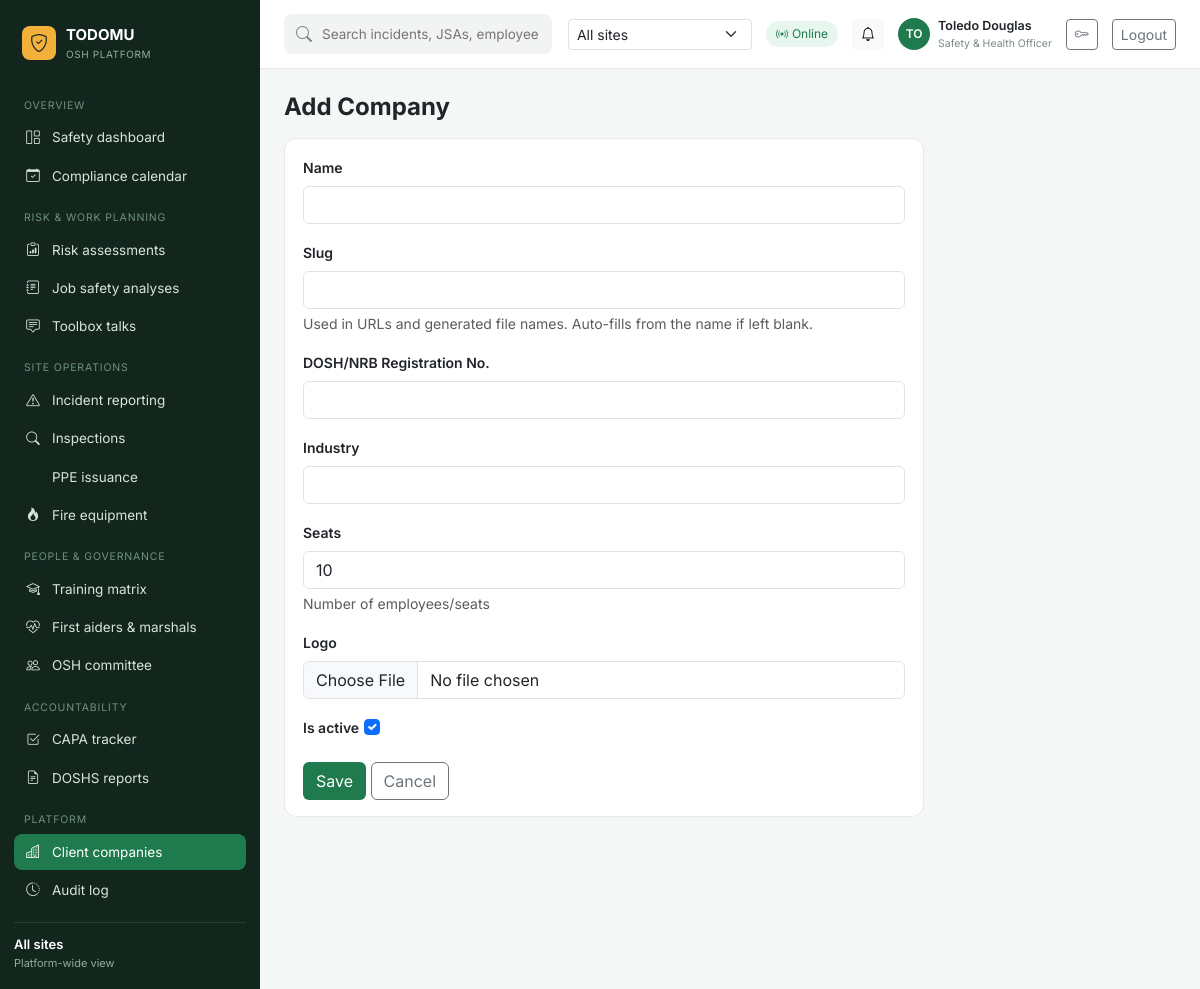
Screenshot of /companies/add/ (signed in) with the database file from the repository.
### apps/accounts/models.py (models this page shows, shortened)
class User(AbstractUser):
    class Role(models.TextChoices):
        PLATFORM_ADMIN = "platform_admin", "Platform Admin (Auditor)"
        ORG_ADMIN = "org_admin", "Organization Admin (Safety & Health Officer)"
        ORG_STAFF = "org_staff", "Organization Staff"
    role = models.CharField(max_length=20, choices=Role.choices, default=Role.ORG_STAFF)
    job_title = models.CharField(max_length=150, blank=True)
    phone = models.CharField(max_length=30, blank=True)
    organization = models.ForeignKey(
        "organizations.Organization",
        on_delete=models.SET_NULL,
        null=True,
        blank=True,
        related_name="members",
    )
    @property
    def is_platform_admin(self):
        return self.role == self.Role.PLATFORM_ADMIN or self.is_superuser

### apps/organizations/views.py (the view, shortened to what this page needs)
# urls.py: path("add/", views.OrganizationCreateView.as_view(), name="add"),
class OrganizationCreateView(PlatformAdminRequiredMixin, CreateView):
    model = Organization
    form_class = OrganizationForm
    template_name = "organizations/organization_form.html"
    success_url = reverse_lazy("organizations:list")

### apps/organizations/views.py (shortened to what this page needs)
class OrganizationForm(forms.ModelForm):
    class Meta:
        model = Organization
        fields = ["name", "slug", "dosh_reg_no", "industry", "seats", "logo", "is_active"]
        help_texts = {"slug": "Used in URLs and generated file names. Auto-fills from the name if left blank."}
    def __init__(self, *args, **kwargs):
        super().__init__(*args, **kwargs)
        self.fields["slug"].required = False
        for name, field in self.fields.items():
            widget = field.widget
            existing = widget.attrs.get("class", "")
            if isinstance(widget, forms.CheckboxInput):
                widget.attrs["class"] = (existing + " form-check-input").strip()
            else:
                widget.attrs["class"] = (existing + " form-control").strip()

### apps/core/context_processors.py (called while the page is built)
def tenant_context(request):
    ctx = {
        "active_organization": getattr(request, "organization", None),
        "is_all_sites": getattr(request, "is_all_sites", False),
    }
    user = getattr(request, "user", None)
    if user is not None and user.is_authenticated and getattr(user, "is_platform_admin", False):
        ctx["switchable_organizations"] = Organization.objects.filter(is_active=True).order_by("name")
    return ctx

### apps/core/current_user.py (called while the page is built)
    def __call__(self, request):
        _thread_locals.user = getattr(request, "user", None)
        try:
            response = self.get_response(request)
        finally:
            _thread_locals.user = None
        return response

### apps/core/mixins.py (called while the page is built)
    def dispatch(self, request, *args, **kwargs):
        if not request.user.is_authenticated or not getattr(request.user, "is_platform_admin", False):
            raise PermissionDenied("Platform admin access only.")
        return super().dispatch(request, *args, **kwargs)

### templates/organizations/organization_form.html (shortened to what this page needs)
{% extends "base.html" %}
{% block content %}
<h4 class="fw-bold mb-3">{% if object %}Edit {{ object.name }}{% else %}Add Company{% endif %}</h4>
<div class="row g-3">
  <div class="col-md-{% if object %}7{% else %}12{% endif %}">
    <div class="panel-card" style="max-width: 640px;">
      <form method="post" enctype="multipart/form-data">
        {% for field in form %}
          <div class="mb-3">
            <label class="form-label small fw-semibold">{{ field.label }}</label>
            {{ field }}
            {% if field.help_text %}<div class="text-muted small mt-1">{{ field.help_text }}</div>{% endif %}
          </div>
        {% endfor %}
        <button type="submit" class="btn text-white" style="background:#1f7a4d;">Save</button>
        <a href="{% url 'organizations:list' %}" class="btn btn-outline-secondary">Cancel</a>
      </form>
    </div>
  </div>
</div>
{% endblock %}

### templates/base.html (shortened to what this page needs)
<!DOCTYPE html>
<html lang="en">
<head>
<link href="https://cdn.jsdelivr.net/npm/bootstrap@5.3.3/dist/css/bootstrap.min.css" rel="stylesheet">
<link rel="stylesheet" href="https://cdn.jsdelivr.net/npm/bootstrap-icons@1.11.3/font/bootstrap-icons.css">
<link rel="stylesheet" href="/static/css/app.css">
</head>
<body>
{% if user.is_authenticated %}
<div class="app-shell">
  <aside class="sidebar">
    <div class="brand">
      <span class="brand-icon"><i class="bi bi-shield-check"></i></span>
      <div>
        <div class="brand-title">TODOMU</div>
        <div class="brand-sub">OSH PLATFORM</div>
      </div>
    </div>
    <nav class="nav-groups">
      <div class="nav-group-label">Overview</div>
      <a class="nav-link {% if request.resolver_match.view_name == 'dashboard:home' %}active{% endif %}" href="{% url 'dashboard:home' %}"><i class="bi bi-grid-1x2"></i> Safety dashboard</a>
      <a class="nav-link {% if request.resolver_match.url_name == 'calendar' %}active{% endif %}" href="{% url 'doshs:calendar' %}"><i class="bi bi-calendar-check"></i> Compliance calendar</a>
      <div class="nav-group-label">Risk &amp; work planning</div>
      <a class="nav-link {% if 'risk-assessments' in request.path %}active{% endif %}" href="{% url 'risk:list' %}"><i class="bi bi-clipboard-data"></i> Risk assessments</a>
      <a class="nav-link {% if 'job-safety-analyses' in request.path %}active{% endif %}" href="{% url 'jsa:list' %}"><i class="bi bi-journal-text"></i> Job safety analyses</a>
      <a class="nav-link {% if 'toolbox-talks' in request.path %}active{% endif %}" href="{% url 'toolbox:list' %}"><i class="bi bi-chat-square-text"></i> Toolbox talks</a>
      <div class="nav-group-label">Site operations</div>
      <a class="nav-link {% if 'incidents' in request.path %}active{% endif %}" href="{% url 'incidents:list' %}"><i class="bi bi-exclamation-triangle"></i> Incident reporting</a>
      <a class="nav-link {% if 'inspections' in request.path %}active{% endif %}" href="{% url 'inspections:list' %}"><i class="bi bi-search"></i> Inspections</a>
      <a class="nav-link {% if 'ppe' in request.path %}active{% endif %}" href="{% url 'ppe:list' %}"> PPE issuance</a>
      <a class="nav-link {% if 'fire' in request.path %}active{% endif %}" href="{% url 'fire:list' %}"><i class="bi bi-fire"></i> Fire equipment</a>
      <div class="nav-group-label">People &amp; governance</div>
      <a class="nav-link {% if 'training' in request.path %}active{% endif %}" href="{% url 'training:list' %}"><i class="bi bi-mortarboard"></i> Training matrix</a>
      <a class="nav-link {% if 'first-aiders' in request.path %}active{% endif %}" href="{% url 'first_aiders:list' %}"><i class="bi bi-heart-pulse"></i> First aiders &amp; marshals</a>
      <a class="nav-link {% if 'osh-committee' in request.path %}active{% endif %}" href="{% url 'committee:list' %}"><i class="bi bi-people"></i> OSH committee</a>
      <div class="nav-group-label">Accountability</div>
      <a class="nav-link {% if 'capa' in request.path %}active{% endif %}" href="{% url 'capa:list' %}"><i class="bi bi-check2-square"></i> CAPA tracker</a>
      <a class="nav-link {% if 'doshs' in request.path %}active{% endif %}" href="{% url 'doshs:list' %}"><i class="bi bi-file-earmark-text"></i> DOSHS reports</a>
      {% if user.is_platform_admin %}
      <div class="nav-group-label">Platform</div>
      <a class="nav-link {% if 'companies' in request.path %}active{% endif %}" href="{% url 'organizations:list' %}"><i class="bi bi-buildings"></i> Client companies</a>
      <a class="nav-link" href="/admin/core/auditlogentry/"><i class="bi bi-clock-history"></i> Audit log</a>
      {% endif %}
    </nav>
    <div class="sidebar-footer">
      {% if active_organization %}
        <div class="org-name">{{ active_organization.name }}</div>
        <div class="org-meta">{{ active_organization.dosh_reg_no }}</div>
        <div class="org-meta">Growth — {{ active_organization.seats }} seats</div>
      {% elif is_all_sites %}
        <div class="org-name">All sites</div>
        <div class="org-meta">Platform-wide view</div>
      {% endif %}
    </div>
  </aside>
  <div class="main-col">
    <header class="topbar">
      <form class="search-box" action="{% url 'search:results' %}" method="get">
        <i class="bi bi-search"></i>
        <input type="text" name="q" value="{{ request.GET.q }}" placeholder="Search incidents, JSAs, employees, DOSHS records...">
      </form>
      <div class="topbar-right">
        {% if switchable_organizations %}
        <form method="post" action="{% url 'dashboard:switch_org' %}" class="org-switcher">
          <select name="organization_id" onchange="this.form.submit()" class="form-select form-select-sm">
            <option value="ALL" {% if is_all_sites %}selected{% endif %}>All sites</option>
          </select>
        </form>
        {% endif %}
        <span class="badge-online"><i class="bi bi-broadcast"></i> Online</span>
        <div class="dropdown">
          <button class="btn btn-sm btn-light position-relative" type="button" id="notifBell" data-bs-toggle="dropdown" aria-expanded="false">
            <i class="bi bi-bell"></i>
          </button>
        </div>
        <div class="user-chip">
          <div class="avatar">{{ user.get_full_name|default:user.username|slice:":2"|upper }}</div>
          <div>
            <div class="u-name">{{ user.get_full_name|default:user.username }}</div>
            <div class="u-role">{{ user.job_title|default:user.get_role_display }}</div>
          </div>
        </div>
        <a href="{% url 'password_change' %}" class="btn btn-sm btn-outline-secondary"><i class="bi bi-key"></i></a>
        <a href="{% url 'logout' %}" class="btn btn-sm btn-outline-secondary">Logout</a>
      </div>
    </header>
    <main class="content">
      {% block content %}{% endblock %}
    </main>
  </div>
</div>
{% else %}
  {% block auth_content %}{% endblock %}
{% endif %}
</body>
</html>

### static/css/app.css (style rules this page uses)
:root { --sidebar-bg: #12261e; --sidebar-fg: #cfe3d8; --accent-green: #1f7a4d; --accent-amber: #b8860b; --bg: #f5f7f6; --card-border: #e6e9e8; }
* { font-family: 'Inter', sans-serif; }
body { background: var(--bg); margin: 0; }
.app-shell { display: flex; min-height: 100vh; }
.sidebar { width: 260px; background: var(--sidebar-bg); color: var(--sidebar-fg); display: flex; flex-direction: column; padding: 18px 14px; flex-shrink: 0; }
.brand { display: flex; align-items: center; gap: 10px; padding: 6px 8px 20px; }
.brand-icon { background: #f3b13c; color: #12261e; width: 34px; height: 34px; border-radius: 8px; display: flex; align-items: center; justify-content: center; font-size: 18px; }
.brand-title { font-weight: 700; font-size: 15px; color: #fff; }
.brand-sub { font-size: 10px; letter-spacing: .06em; color: #8fae9d; }
.nav-groups { flex: 1; overflow-y: auto; }
.nav-group-label { font-size: 10.5px; letter-spacing: .08em; color: #6f9080; margin: 16px 10px 6px; text-transform: uppercase; }
.nav-link { display: flex; align-items: center; gap: 10px; color: #d6e6dc; padding: 8px 10px; border-radius: 8px; font-size: 13.5px; text-decoration: none; margin-bottom: 2px; }
.nav-link.active { background: var(--accent-green); color: #fff; }
.nav-link i { width: 18px; text-align: center; }
.sidebar-footer { border-top: 1px solid #24402f; padding-top: 12px; margin-top: 12px; }
.org-name { font-weight: 600; font-size: 13px; color: #fff; }
.org-meta { font-size: 11px; color: #8fae9d; }
.main-col { flex: 1; display: flex; flex-direction: column; min-width: 0; }
.topbar { display: flex; align-items: center; justify-content: space-between; padding: 14px 24px; background: #fff; border-bottom: 1px solid var(--card-border); gap: 16px; }
.search-box { display: flex; align-items: center; gap: 8px; background: #f2f4f3; border-radius: 8px; padding: 8px 12px; flex: 1; max-width: 480px; color: #7c8a83; }
.search-box input { border: none; background: transparent; outline: none; width: 100%; font-size: 13.5px; }
.topbar-right { display: flex; align-items: center; gap: 14px; }
.badge-online { background: #e7f6ee; color: #1f7a4d; font-size: 12px; padding: 4px 10px; border-radius: 20px; display: flex; align-items: center; gap: 4px; }
.user-chip { display: flex; align-items: center; gap: 8px; }
.avatar { width: 32px; height: 32px; border-radius: 50%; background: #1f7a4d; color: #fff; display: flex; align-items: center; justify-content: center; font-size: 12px; font-weight: 600; }
.u-name { font-size: 12.5px; font-weight: 600; }
.u-role { font-size: 10.5px; color: #7c8a83; }
.org-switcher select { min-width: 150px; }
.content { padding: 24px; }
.kpi-card, .panel-card { background: #fff; border: 1px solid var(--card-border); border-radius: 12px; padding: 16px 18px; }

### rows the page displays
User: get_full_name "TO", get_full_name "Toledo Douglas", job_title "Safety & Health Officer"

### other values shown
{{ field.label }} "Name" "Slug" "DOSH/NRB Registration No." "Industry" "Seats" "Logo" "Is active"
{{ field.help_text }} "Used in URLs and generated file names. Auto-fills from the name if left blank." "Number of employees/seats"
